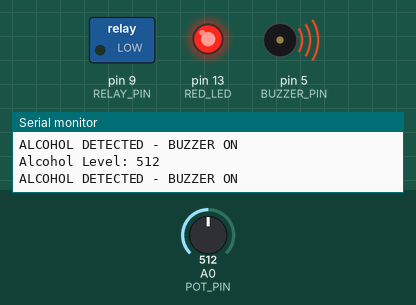
Recording of a sketch running on a simulated Arduino Uno, built with avr-gcc and run on an emulated ATmega328P. On the bench: switched loads named in the sketch (green lamp = pin HIGH), output pins drawn as LEDs (lit = HIGH), buzzer (waves = sounding), the last lines printed to the serial monitor. Inputs (shaded band) come from the test bench; at power-on: A0 (POT_PIN) = 512.

Above: at 3.2 s.
3.3 s: A0 (POT_PIN) set to 408
6.3 s: A0 (POT_PIN) set to 381
At 7.1 s:
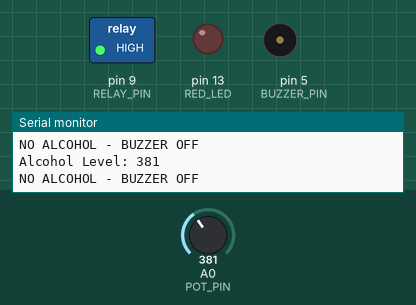
8.0 s: A0 (POT_PIN) set to 410
At 8.4 s:
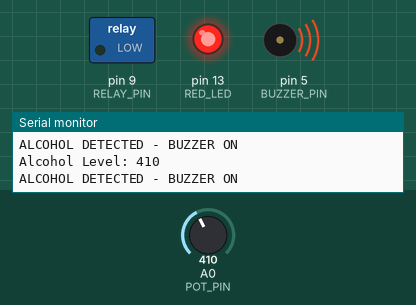
9.5 s: A0 (POT_PIN) set to 390
At 10.8 s:
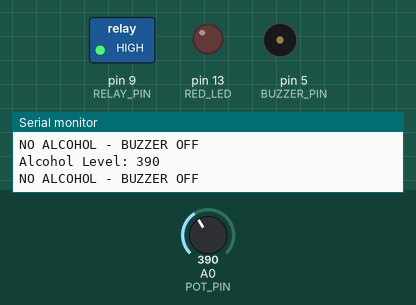
Timing chart, 0 to 12.0 s (numbered marks = the images above; inputs shaded):
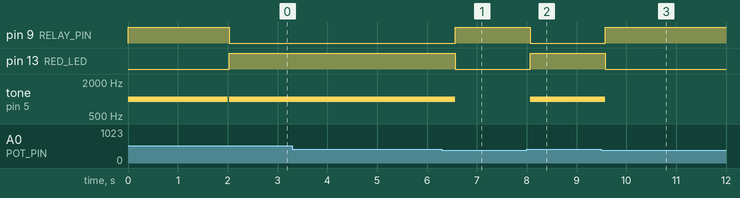

The sketch:

sketch.ino
```cpp
#define POT_PIN     A0
#define BUZZER_PIN  5
#define RELAY_PIN   9
#define RED_LED     13

const int alcoholThreshold = 400;

// Typical Wokwi relay module: active LOW
const int RELAY_ON  = LOW;
const int RELAY_OFF = HIGH;

void setup() {
  Serial.begin(9600);

  pinMode(POT_PIN, INPUT);
  pinMode(BUZZER_PIN, OUTPUT);
  pinMode(RELAY_PIN, OUTPUT);
  pinMode(RED_LED, OUTPUT);

  digitalWrite(RED_LED, LOW);
  digitalWrite(RELAY_PIN, RELAY_OFF);

  // Startup buzzer test: sound for 2 seconds
  tone(BUZZER_PIN, 1000);
  delay(2000);
  noTone(BUZZER_PIN);

  Serial.println("Alcohol Detection System Ready");
  Serial.println("Turn potentiometer to change the value.");
}

void loop() {
  int alcoholValue = analogRead(POT_PIN);

  Serial.print("Alcohol Level: ");
  Serial.println(alcoholValue);

  if (alcoholValue >= alcoholThreshold) {
    // Alcohol detected
    tone(BUZZER_PIN, 1000);
    digitalWrite(RED_LED, HIGH);
    digitalWrite(RELAY_PIN, RELAY_ON);

    Serial.println("ALCOHOL DETECTED - BUZZER ON");
  } else {
    // No alcohol detected
    noTone(BUZZER_PIN);
    digitalWrite(BUZZER_PIN, LOW);
    digitalWrite(RED_LED, LOW);
    digitalWrite(RELAY_PIN, RELAY_OFF);

    Serial.println("NO ALCOHOL - BUZZER OFF");
  }

  delay(300);
}
```

Measured:
- the behaviour switches between 400 and 399 on A0 (POT_PIN) (found by bisection; images 0 and 1)
- after the input at 6.3 s, pin 9 (RELAY_PIN): LOW → HIGH after 0.27 s; pin 13 (RED_LED): HIGH → LOW after 0.27 s; tone on pin 5 (BUZZER_PIN): 1000 Hz → silent after 0.27 s
- after the input at 8.0 s, pin 9 (RELAY_PIN): HIGH → LOW after 0.07 s; pin 13 (RED_LED): LOW → HIGH after 0.07 s; tone on pin 5 (BUZZER_PIN): silent → 1000 Hz after 0.07 s
- after the input at 9.5 s, pin 9 (RELAY_PIN): LOW → HIGH after 0.08 s; pin 13 (RED_LED): HIGH → LOW after 0.08 s; tone on pin 5 (BUZZER_PIN): 1000 Hz → silent after 0.08 s
